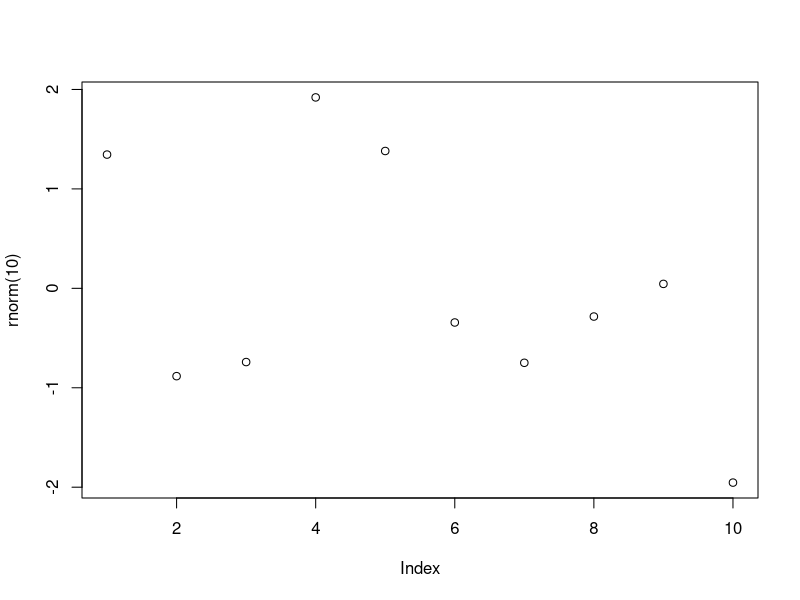

This chart was generated by the following R code:
## ---- chunk 1
#| label: fig-setup
#| echo: false
#| fig-cap: "DAG"
#| fig-width: 7
#| fig-height: 6
plot(rnorm(10))
